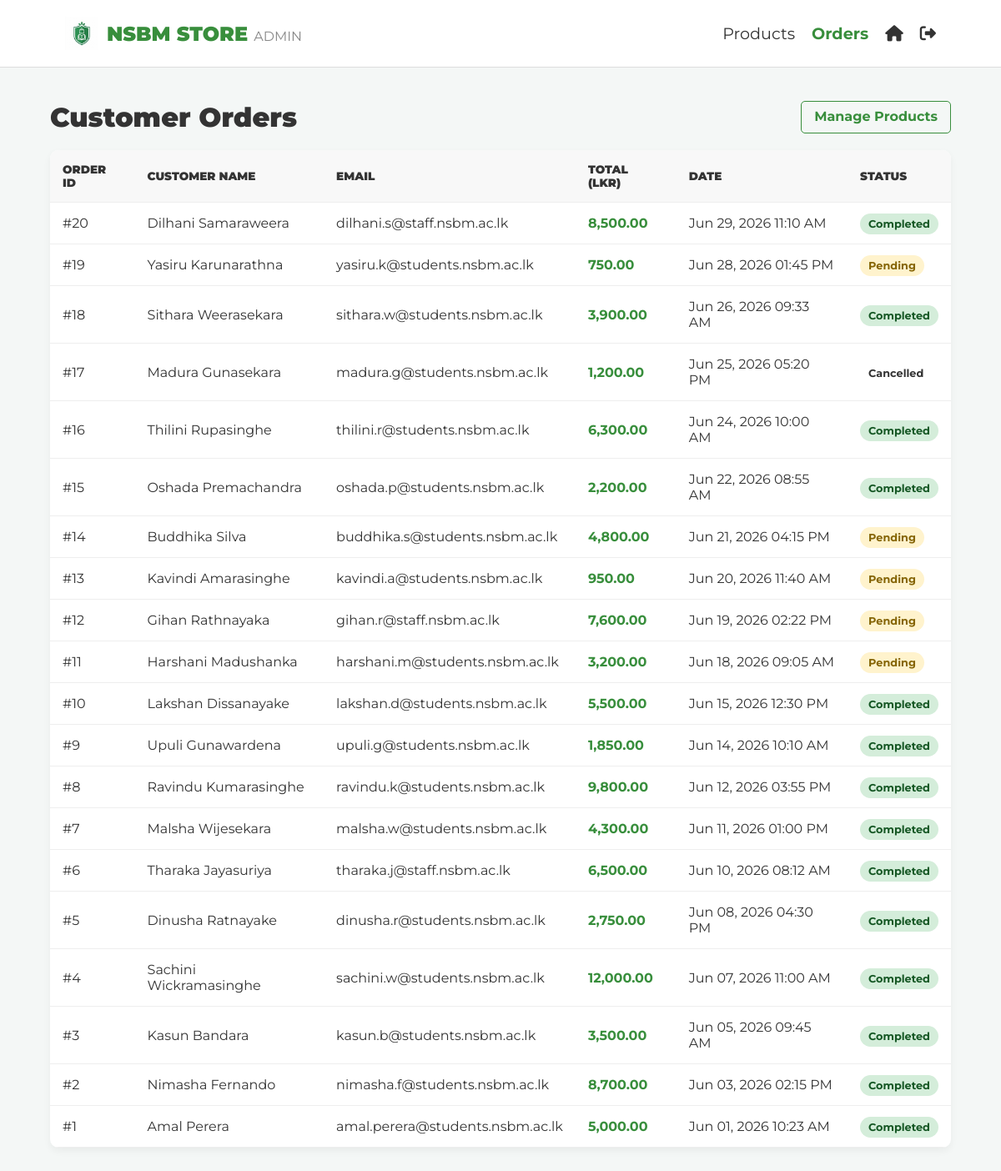
The app's page /admin/orders.php (signed in) with its own data.
### tables this page shows
CREATE TABLE `orders` (
  `id` int(11) NOT NULL AUTO_INCREMENT,
  `customer_name` varchar(255) NOT NULL,
  `customer_email` varchar(255) NOT NULL,
  `total_amount` decimal(10,2) NOT NULL,
  `status` enum('pending','completed','cancelled') DEFAULT 'pending',
  `created_at` timestamp NOT NULL DEFAULT current_timestamp(),
  PRIMARY KEY (`id`)
);

### admin/orders.php (the view, shortened to what this page needs)
<?php
require_once '../config/db.php';
$sql = "SELECT * FROM orders ORDER BY created_at DESC";
$orders = $pdo->query($sql)->fetchAll();
?>
<!DOCTYPE html>
<html lang="en">
<head>
    <link rel="stylesheet" href="https://cdnjs.cloudflare.com/ajax/libs/font-awesome/6.4.0/css/all.min.css">
</head>
<body>
    <header>
        <nav>
            <div class="logo">
                <a href="dashboard.php" class="logo-link">
                    <img src="../assets/images/favicon.png?v=2" alt="NSBM Store Logo" class="logo-icon" height="40">
                    <span>NSBM STORE <span style="font-weight:400; font-size:1rem; color:#888;">ADMIN</span></span>
                </a>
            </div>
            <ul class="nav-icons">
                <li><a href="dashboard.php" title="Products">Products</a></li>
                <li><a href="orders.php" style="color: #388E3C; font-weight: bold;" title="Orders">Orders</a></li>
                <li><a href="../index.php" title="View Site"><i class="fa-solid fa-house"></i></a></li>
                <li><a href="logout.php" title="Logout"><i class="fa-solid fa-right-from-bracket"></i></a></li>
            </ul>
        </nav>
    </header>
    <main class="container">
        <div class="header-section">
            <h1>Customer Orders</h1>
            <a href="dashboard.php" class="btn-link">Manage Products</a>
        </div>
        <table>
            <thead>
                <tr>
                    <th>Order ID</th>
                    <th>Customer Name</th>
                    <th>Email</th>
                    <th>Total (LKR)</th>
                    <th>Date</th>
                    <th>Status</th>
                </tr>
            </thead>
            <tbody>
                <?php if(empty($orders)): ?>
                    <tr><td colspan="6" style="text-align: center; padding: 30px; color: #888;">No orders found.</td></tr>
                <?php else: ?>
                    <?php foreach ($orders as $o): ?>
                    <tr>
                        <td>#<?php echo $o['id']; ?></td>
                        <td><?php echo htmlspecialchars($o['customer_name']); ?></td>
                        <td><?php echo htmlspecialchars($o['customer_email']); ?></td>
                        <td style="font-weight: bold; color: #388E3C;"><?php echo number_format($o['total_amount'], 2); ?></td>
                        <td><?php echo date('M d, Y h:i A', strtotime($o['created_at'])); ?></td>
                        <td><span class="badge <?php echo $o['status']; ?>"><?php echo ucfirst($o['status']); ?></span></td>
                    </tr>
                    <?php endforeach; ?>
                <?php endif; ?>
            </tbody>
        </table>
    </main>
</body>
</html>

### admin/orders.php (style rules this page uses)
body { font-family: 'Montserrat', sans-serif; margin: 0; background: #f4f7f6; color: #333; }
header { background: #fff; padding: 20px; border-bottom: 1px solid #ddd; }
nav { width: 90%; max-width: 1400px; margin: auto; display: flex; justify-content: space-between; align-items: center; }
.logo-link { display: flex; align-items: center; gap: 10px; text-decoration: none; color: #388E3C; font-size: 1.5rem; font-weight: 900; }
.logo-icon { height: 40px; width: auto; }
.nav-icons { list-style: none; display: flex; gap: 20px; margin: 0; padding: 0; }
.nav-icons a { color: #333; text-decoration: none; font-size: 1.2rem; }
.container { width: 90%; max-width: 1400px; margin: 40px auto; }
.header-section { display: flex; justify-content: space-between; margin-bottom: 20px; }
.header-section h1 { margin: 0; font-weight: 900; }
.btn-link { text-decoration: none; color: #388E3C; font-weight: bold; border: 1px solid #388E3C; padding: 8px 15px; border-radius: 5px; }
table { width: 100%; border-collapse: collapse; background: #fff; border-radius: 10px; overflow: hidden; box-shadow: 0 4px 10px rgba(0,0,0,0.05); }
th, td { padding: 15px; text-align: left; border-bottom: 1px solid #eee; }
th { background: #f8f8f8; font-weight: 900; text-transform: uppercase; font-size: 0.85rem; }
.badge { padding: 5px 10px; border-radius: 20px; font-size: 0.8rem; font-weight: bold; }
.badge.pending { background: #fff3cd; color: #856404; }
.badge.completed { background: #d4edda; color: #155724; }

### records on screen
orders: id "20", customer_name "Dilhani Samaraweera", customer_email "dilhani.s@staff.nsbm.ac.lk", total_amount "8,500.00", created_at "Jun 29, 2026 11:10 AM", status "Completed"
orders: id "19", customer_name "Yasiru Karunarathna", customer_email "yasiru.k@students.nsbm.ac.lk", total_amount "750.00", created_at "Jun 28, 2026 01:45 PM", status "Pending"
orders: id "18", customer_name "Sithara Weerasekara", customer_email "sithara.w@students.nsbm.ac.lk", total_amount "3,900.00", created_at "Jun 26, 2026 09:33 AM", status "Completed"
orders: id "17", customer_name "Madura Gunasekara", customer_email "madura.g@students.nsbm.ac.lk", total_amount "1,200.00", created_at "Jun 25, 2026 05:20 PM", status "Cancelled"
orders: id "16", customer_name "Thilini Rupasinghe", customer_email "thilini.r@students.nsbm.ac.lk", total_amount "6,300.00", created_at "Jun 24, 2026 10:00 AM", status "Completed"
orders: id "15", customer_name "Oshada Premachandra", customer_email "oshada.p@students.nsbm.ac.lk", total_amount "2,200.00", created_at "Jun 22, 2026 08:55 AM", status "Completed"
orders: id "14", customer_name "Buddhika Silva", customer_email "buddhika.s@students.nsbm.ac.lk", total_amount "4,800.00", created_at "Jun 21, 2026 04:15 PM", status "Pending"
orders: id "13", customer_name "Kavindi Amarasinghe", customer_email "kavindi.a@students.nsbm.ac.lk", total_amount "950.00", created_at "Jun 20, 2026 11:40 AM", status "Pending"
orders: id "12", customer_name "Gihan Rathnayaka", customer_email "gihan.r@staff.nsbm.ac.lk", total_amount "7,600.00", created_at "Jun 19, 2026 02:22 PM", status "Pending"
orders: id "11", customer_name "Harshani Madushanka", customer_email "harshani.m@students.nsbm.ac.lk", total_amount "3,200.00", created_at "Jun 18, 2026 09:05 AM", status "Pending"
orders: id "10", customer_name "Lakshan Dissanayake", customer_email "lakshan.d@students.nsbm.ac.lk", total_amount "5,500.00", created_at "Jun 15, 2026 12:30 PM", status "Completed"
orders: id "9", customer_name "Upuli Gunawardena", customer_email "upuli.g@students.nsbm.ac.lk", total_amount "1,850.00", created_at "Jun 14, 2026 10:10 AM", status "Completed"
orders: id "8", customer_name "Ravindu Kumarasinghe", customer_email "ravindu.k@students.nsbm.ac.lk", total_amount "9,800.00", created_at "Jun 12, 2026 03:55 PM", status "Completed"
orders: id "7", customer_name "Malsha Wijesekara", customer_email "malsha.w@students.nsbm.ac.lk", total_amount "4,300.00", created_at "Jun 11, 2026 01:00 PM", status "Completed"
orders: id "6", customer_name "Tharaka Jayasuriya", customer_email "tharaka.j@staff.nsbm.ac.lk", total_amount "6,500.00", created_at "Jun 10, 2026 08:12 AM", status "Completed"
orders: id "5", customer_name "Dinusha Ratnayake", customer_email "dinusha.r@students.nsbm.ac.lk", total_amount "2,750.00", created_at "Jun 08, 2026 04:30 PM", status "Completed"
orders: id "4", customer_name "Sachini Wickramasinghe", customer_email "sachini.w@students.nsbm.ac.lk", total_amount "12,000.00", created_at "Jun 07, 2026 11:00 AM", status "Completed"
orders: id "3", customer_name "Kasun Bandara", customer_email "kasun.b@students.nsbm.ac.lk", total_amount "3,500.00", created_at "Jun 05, 2026 09:45 AM", status "Completed"
orders: id "2", customer_name "Nimasha Fernando", customer_email "nimasha.f@students.nsbm.ac.lk", total_amount "8,700.00", created_at "Jun 03, 2026 02:15 PM", status "Completed"
orders: id "1", customer_name "Amal Perera", customer_email "amal.perera@students.nsbm.ac.lk", total_amount "5,000.00", created_at "Jun 01, 2026 10:23 AM", status "Completed"
